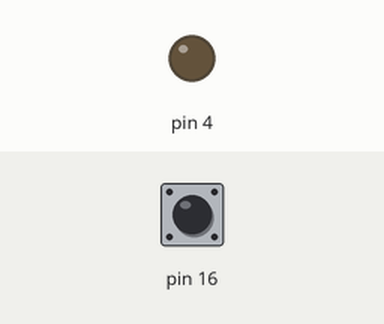
Bench run of a sketch on a simulated Arduino Uno, built with avr-gcc and run on an emulated ATmega328P. On the bench: output pins drawn as LEDs (lit = HIGH). Inputs (shaded band) come from the test bench; at power-on: pin 16 LOW. What the sketch prints to the serial monitor is not drawn.

Above: at 2.2 s.
2.3 s: pin 16 driven HIGH
At 2.7 s:
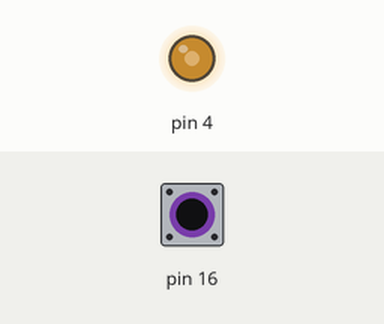
3.8 s: pin 16 pulsed LOW 5 times (0.12 s each, 0.3 s apart)
At 4.04 s:
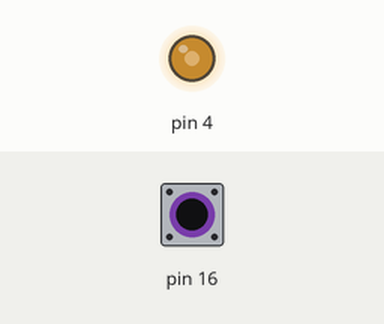
8.3 s: pin 16 driven LOW
At 9.2 s:
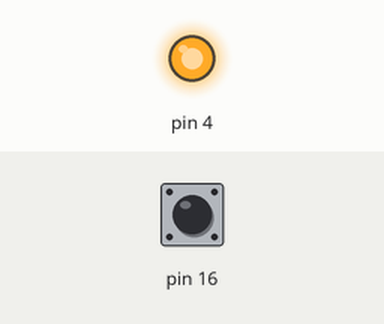
9.8 s: pin 16 driven HIGH
At 10.8 s:
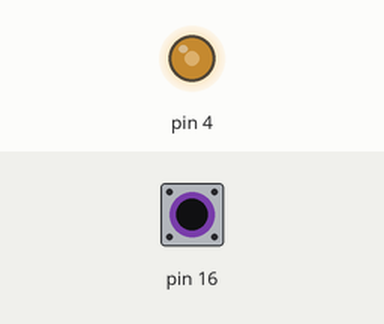
Timing chart, 0 to 12.3 s (numbered marks = the images above; inputs shaded):
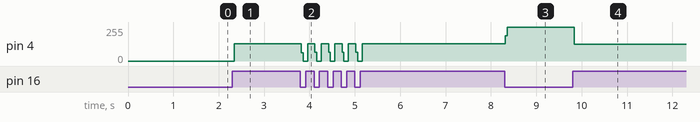

The sketch:

5_16_debouncing_problem.ino
```cpp
/**
 * 5.16 - Problemi con i pulsanti!?
 */

void setup() {
  Serial.begin(115200);
  delay(1000);
  Serial.println("Debouncing con delay");

  pinMode(4, OUTPUT);
  pinMode(16, INPUT);
}

void loop() {
  if (digitalRead(16)) {
    Serial.println("clic");
    digitalWrite(4, !digitalRead(4));
  }

}
```

Measured:
- after the input at 2.3 s, pin 4: 0/255 → 129/255 at once
- after the input at 3.8 s, pin 4: 129/255 → 63/255 at once, then repeats every 0.30 s: 0/255 0.10 s, 129/255 0.16 s, 64/255 0.04 s, until it stays 129/255 from 5.2 s
- after the input at 8.3 s, pin 4: 129/255 → 255/255 at once
- after the input at 9.8 s, pin 4: 255/255 → 126/255 at once
